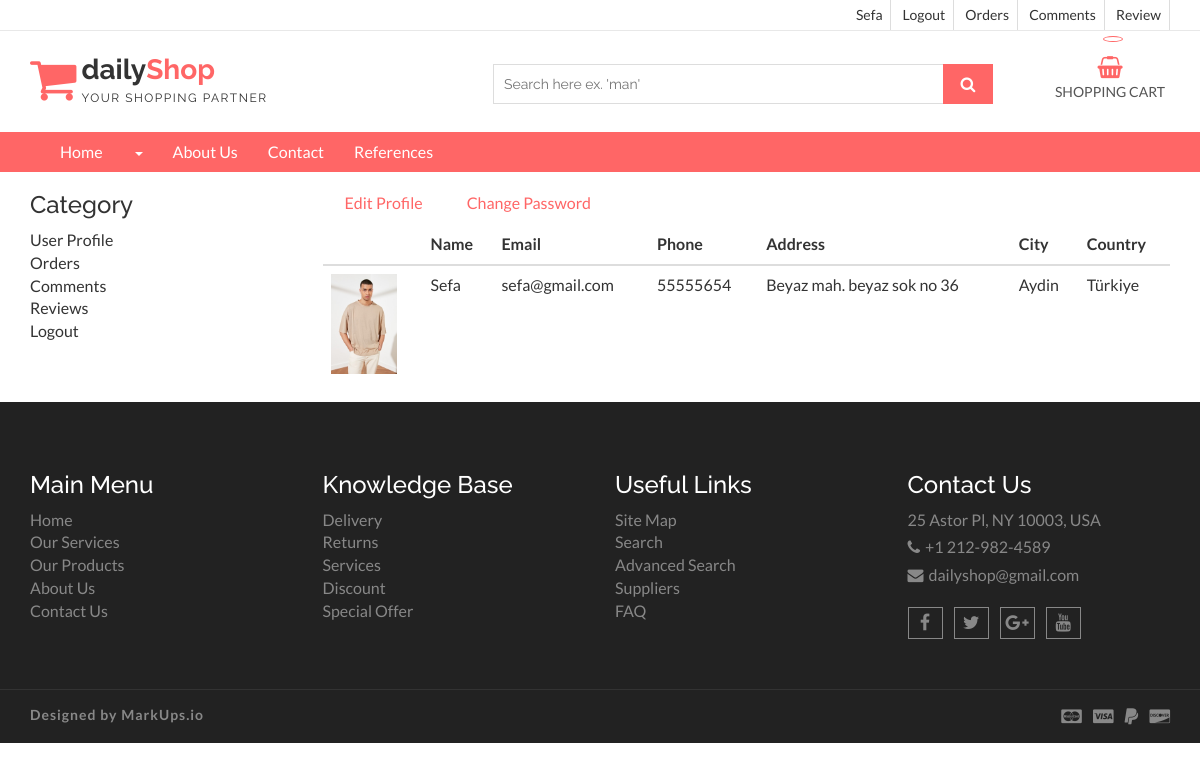
Page /user/ (signed in) on the committed database.
### home/models.py (models this page shows, shortened)
class UserProfile(models.Model):
    user = models.OneToOneField(User,on_delete=models.CASCADE)
    phone = models.CharField(blank=True,max_length=20)
    address = models.CharField(blank=True,max_length=50)
    city = models.CharField(blank=True,max_length=20)
    country = models.CharField(blank=True,max_length=20)
    image = models.ImageField(blank=True,upload_to='images/users/')
    def user_name(self):
        return '[' + self.user.username + '] ' + self.user.first_name + ' ' + self.user.last_name
    def image_tag(self):
        if self.image:
         return mark_safe('<img src="{}" height="50"/>'.format(self.image.url))
        else:
            return ""
    image_tag.short_description = 'Image'

### user/views.py (the view)
# urls.py: path('', views.index, name='index'),
@login_required(login_url='/login')
def index(request):
    category = Category.objects.all()
    current_user = request.user
    profile = UserProfile.objects.get(user_id=current_user.id)
    context = {'category': category, 'profile': profile}
    return render(request, 'user_profile.html', context)

### user/templates/user_profile.html (shortened to what this page needs)
{% extends 'homebase.html' %}
{% block navbar %}
    {% include 'navbar.html' %}
{% endblock %}
{% block content %}
    <section id="aa-error">
        <div class="container">
            <div class="row">
                <div class="col-md-3">
                    {% include "user_panel.html" %}
                </div>
                <div class="col-md-9">
                    <table class="table">
                        <thead>
                        <tr>
                            <th scope="col"></th>
                            <th scope="col">Name</th>
                            <th scope="col">Email</th>
                            <th scope="col">Phone</th>
                            <th scope="col">Address</th>
                            <th scope="col">City</th>
                            <th scope="col">Country</th>
                        </tr>
                        </thead>
                        <tbody>
                        <tr>
                            <td scope="col"><img src="{{ profile.image.url }} " style="height: 100px"></td>
                            <td scope="col">{{ profile.user.first_name }}</td>
                            <td scope="col">{{ profile.user.email }}</td>
                            <td scope="col">{{ profile.phone }}</td>
                            <td scope="col">{{ profile.address }}</td>
                            <td scope="col">{{ profile.city }}</td>
                            <td scope="col">{{ profile.country }}</td>
                        </tr>
                        </tbody>
                            <a href="/user/update" class="aa-shop-now-btn aa-secondary-btn">Edit Profile</a>
                            <a href="/user/password" class="aa-shop-now-btn aa-secondary-btn">Change Password</a>
                    </table>
                </div>
            </div>
        </div>
    </section>
{% endblock %}

### home/templates/header.html (shortened to what this page needs)
{% load static %}
<link rel="stylesheet" href="https://ajax.googleapis.com/ajax/libs/jqueryui/1.11.4/themes/smoothness/jquery-ui.css">
<header id="aa-header">
    <div class="aa-header-top">
        <div class="container">
            <div class="row">
                <div class="col-md-12">
                    <div class="aa-header-top-area">
                        <div class="aa-header-top-right">
                            <ul class="aa-head-top-nav-right">
                                {% if user.id is not None %}
                                    <li><a href="/user">{{ user.first_name }}</a></li>
                                {% else %}
                                    <li><a href="/login/">Login</a></li>
                                    <li><a href="/register/">Register</a></li>
                                {% endif %}
                                <li class="hidden-xs"><a href="/logout/">Logout</a></li>
                                <li class="hidden-xs"><a href="/user/orders">Orders</a></li>
                                <li class="hidden-xs"><a href="/user/comments">Comments</a></li>
                                <li class="hidden-xs"><a href="/user/reviews">Review</a></li>
                            </ul>
                        </div>
                    </div>
                </div>
            </div>
        </div>
    </div>
    <div class="aa-header-bottom">
        <div class="container">
            <div class="row">
                <div class="col-md-12">
                    <div class="aa-header-bottom-area">
                        <div class="aa-logo">
                            <a href="index.html">
                                <span class="fa fa-shopping-cart"></span>
                                <p>daily<strong>Shop</strong> <span>Your Shopping Partner</span></p>
                            </a>
                        </div>
                        <div class="aa-cartbox">
                            <a class="aa-cart-link" href="/shopcart/">
                                <span class="fa fa-shopping-basket"></span>
                                <span class="aa-cart-title">SHOPPING CART</span>
                                <span class="aa-cart-notify">{{ request.session.cart_items }}</span>
                            </a>
                        </div>
                        <div class="aa-search-box">
                            <form action="/search/" method="post">
                                <input type="text" name="query" id="query" placeholder="Search here ex. 'man' ">
                                <button type="submit"><span class="fa fa-search"></span></button>
                            </form>
                        </div>
                    </div>
                </div>
            </div>
        </div>
    </div>
</header>

### home/static/css/theme-color/default-theme.css (style rules this page uses)
.aa-secondary-btn { color: #ff6666; }
#aa-header .aa-header-bottom .aa-header-bottom-area .aa-logo a > span { color: #ff6666; }
#aa-header .aa-header-bottom .aa-header-bottom-area .aa-logo a strong { color: #ff6666; }
#aa-header .aa-header-bottom .aa-header-bottom-area .aa-search-box button { background-color: #ff6666; }
#aa-header .aa-header-bottom .aa-cartbox .aa-cart-link { color: #ff6666; }
#aa-header .aa-header-bottom .aa-cartbox .aa-cart-link .aa-cart-notify { border: 1px solid #ff6666; color: #ff6666; }
#aa-header .aa-header-bottom .aa-cartbox .aa-cart-link .aa-cart-notify:after { border-top-color: #ff6666; }

### rows in the picture
UserProfile: image (picture), user.first_name "Sefa", user.email "sefa@gmail.com", phone "55555654", address "Beyaz mah. beyaz sok no 36", city "Aydin", country "Türkiye"

### other values in the picture
{{ user.first_name }} "Sefa"
